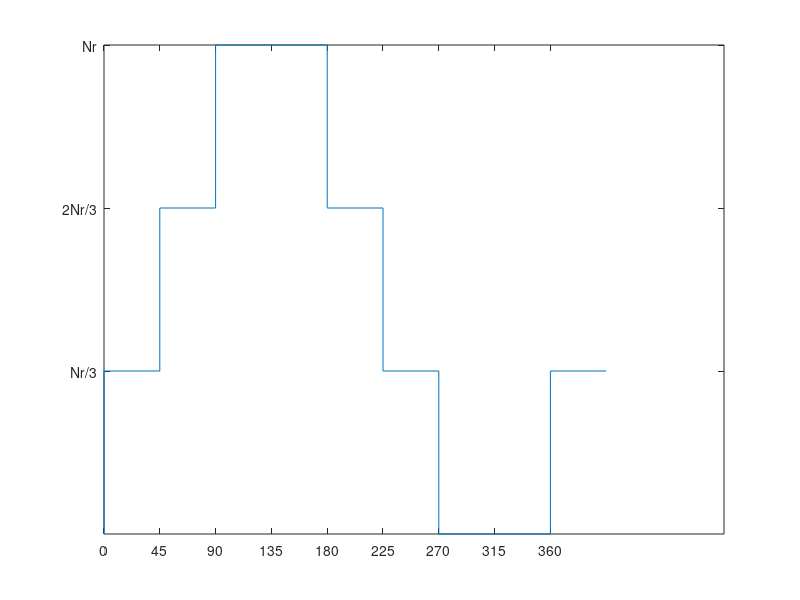

The MATLAB source for this figure: (Note: this script raises an error after producing the figure.)
close all
x = [0 0 45 45 90 90 180 180 225 225 270 270 360 360 405];
Nr = [0 1 1 2 2 3 3 2 2 1 1 0 0 1 1];
plot(x,Nr)
xticks([0 45 90 135 180 225 270 315 360]);
yticks([1 2 3]);
yticklabels({'Nr/3','2Nr/3','Nr'});
ax = gca;
ax.YAxisLocation = 'origin';
ax.XAxisLocation = 'origin';
ylim([-.5,4]);
xlim([-40,380]);
title('Rotor Turns Function');
ylabel('n_r(\theta)')
xlabel('\theta')

figure(2)
x = [0 45 45 225 225 360];
Ns = [0 0 1 1 0 0];
plot(x,Ns);
xticks([0 45 90 135 180 225 270 315 360]);
yticks([1]);
yticklabels({'Ns'});
ax = gca;
ax.YAxisLocation = 'origin';
ax.XAxisLocation = 'origin';
ylim([-1/8, 1.25]);
xlim([-40,380]);
title('Stator Turns Function');
ylabel('n_s(\theta)')
xlabel('\theta')

figure(3)
x = [0 0 45 45 90 90 180 180 225 225 270 270 360 360 405];
Nr = Nr - 1.5;
plot(x,Nr)
xticks([0 45 90 135 180 225 270 315 360]);
yticks([-1.5,-1/2,1/2,1.5]);
yticklabels({'-Nr/2','-Nr/6','Nr/6','Nr/2'});
ax = gca;
ax.YAxisLocation = 'origin';
ax.XAxisLocation = 'origin';
ylim([-2,2]);
xlim([-40,370]);
title('Rotor Windings Function');
ylabel('N_r(\theta)')
xlabel('\theta')

figure(4)
x = [0 45 45 225 225 405];
Ns = Ns - 1/2;
plot(x,Ns);
xticks([0 45 90 135 180 225 270 315 360]);
yticks([-1/2,1/2]);
yticklabels({'-Ns/2','Ns/2'});
ax = gca;
ax.YAxisLocation = 'origin';
ax.XAxisLocation = 'origin';
ylim([-1, 1]);
xlim([-40,370]);
title('Stator Windings Function');
ylabel('N_s(\theta)')
xlabel('\theta')

figure(5)
subplot(3,1,1);
nA = [0 6 6 0 0 6 6 0 0 6 6 0 0];
x = [0 0 30 30 60 60 90 90 120 120 150 150 180];
plot(x,nA)
title('A-Phase Turns Function');
ylabel('n_A(\theta)')
xlabel('\theta')
ylim([-2,8]);
xticks([0 30 60 90 120 150 180]);
yticks([0 6])

subplot(3,1,2);
nB = [0 0 -6 -6 0 0 -6 -6 0 0 -6 -6 0 0];
x = [0 10 10 40 40 70 70 100 100 130 130 160 160 190];
plot(x,nB)
title('B-Phase Turns Function');
ylabel('n_B(\theta)')
xlabel('\theta')
ylim([-8,2]);
xticks([0 10 40 70 100 130 160 180]);
xlim([0,180]);
yticks([-6,0])

subplot(3,1,3);
nC = [0 0 6 6 0 0 6 6 0 0 6 6 0 0];
x = [0 20 20 50 50 80 80 110 110 140 140 170 170 200];
plot(x,nC)
title('C-Phase Turns Function');
ylabel('n_C(\theta)')
xlabel('\theta')
ylim([-2,8]);
xticks([0 20 50 80 110 140 170 180]);
xlim([0,180]);
yticks([0,6])

figure(6)
subplot(3,1,1);
nA = [0 6 6 0 0 6 6 0 0 6 6 0 0]-3;
x = [0 0 30 30 60 60 90 90 120 120 150 150 180];
plot(x,nA)
title('A-Phase Winding Function');
ylabel('N_A(\theta)')
xlabel('\theta')
ylim([-4,4]);
xticks([0 30 60 90 120 150 180]);
yticks([-3,3]);

subplot(3,1,2);
nB = [0 0 -6 -6 0 0 -6 -6 0 0 -6 -6 0 0]+3;
x = [0 10 10 40 40 70 70 100 100 130 130 160 160 190];
plot(x,nB)
title('B-Phase Winding Function');
ylabel('N_B(\theta)')
xlabel('\theta')
ylim([-4,4]);
xticks([0 10 40 70 100 130 160 180]);
xlim([0,180]);
yticks([-3,3]);

subplot(3,1,3)
nC = [0 0 6 6 0 0 6 6 0 0 6 6 0 0]-3;
x = [0 20 20 50 50 80 80 110 110 140 140 170 170 200];
plot(x,nC)
title('C-Phase Winding Function');
ylabel('N_C(\theta)')
xlabel('\theta')
ylim([-4,4]);
xticks([0 20 50 80 110 140 170 180]);
xlim([0,180]);
yticks([-3,3]);

figure(7)
subplot(3,1,1);
nA = [0 6 6 0 0 6 6 0 0 6 6 0 0]-3;
x = [0 0 30 30 60 60 90 90 120 120 150 150 180];
plot(x,nA,'--')
hold on
deg = linspace(0,180);
plot(deg,4/pi*3*sin(6*deg*pi/180))
title('A-Phase Winding Function vs fundamental component');
ylabel('N_A(\theta)')
xlabel('\theta')
ylim([-4,4]);
xticks([0 30 60 90 120 150 180]);
yticks([-3,3]);

subplot(3,1,2);
nB = [0 0 -6 -6 0 0 -6 -6 0 0 -6 -6 0 0]+3;
x = [0 10 10 40 40 70 70 100 100 130 130 160 160 190];
plot(x,nB,'--')
hold on
plot(deg,4/pi*3*sin(6*((deg+20)*pi/180)))
title('B-Phase Winding Function vs fundamental component');
ylabel('N_B(\theta)')
xlabel('\theta')
ylim([-4,4]);
xticks([0 10 40 70 100 130 160 180]);
xlim([0,180]);
yticks([-3,3]);

subplot(3,1,3)
nC = [0 0 6 6 0 0 6 6 0 0 6 6 0 0]-3;
x = [0 20 20 50 50 80 80 110 110 140 140 170 170 200];
plot(x,nC,'--')
hold on
plot(deg,4/pi*3*sin(6*((deg-20)*pi/180)))
title('C-Phase Winding Function vs fundamental component');
ylabel('N_C(\theta)')
xlabel('\theta')
ylim([-4,4]);
xticks([0 20 50 80 110 140 170 180]);
xlim([0,180]);
yticks([-3,3]);